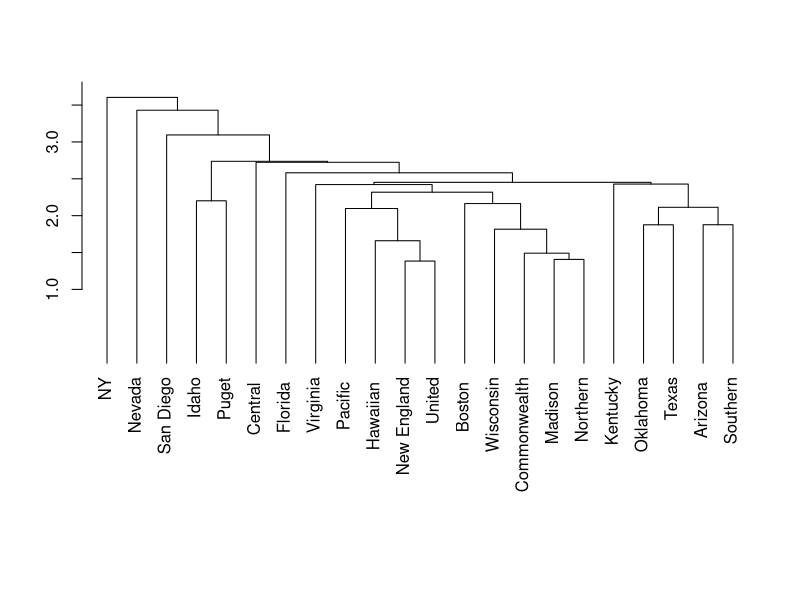
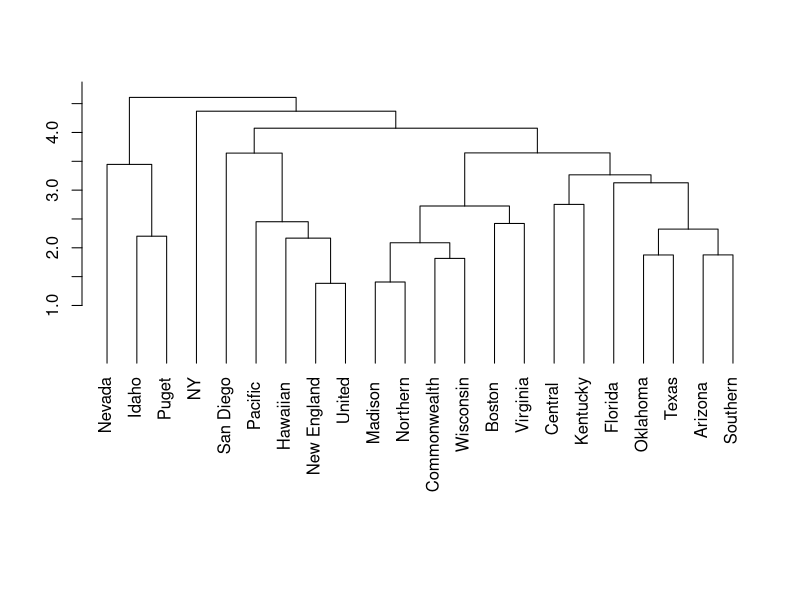
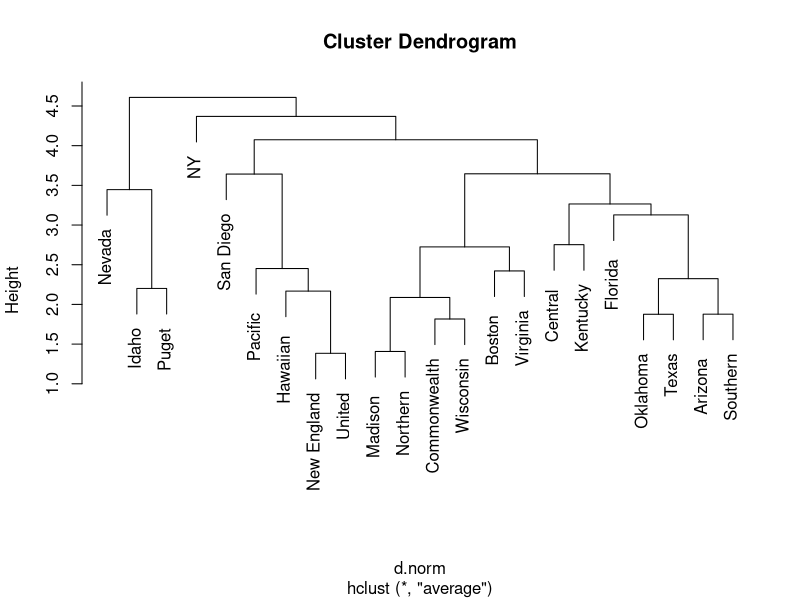
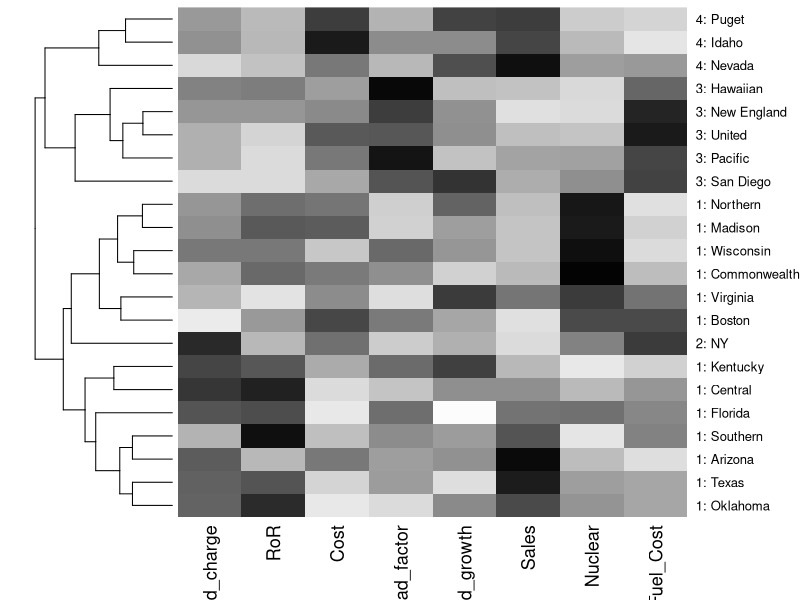

Generate these figures, in order, with R:
#import utilities.df
utilities.df <- read.csv("Utilities.csv")
View(utilities.df)

# set row names to the Company name column
row.names(utilities.df) <- utilities.df[,1]

# remove the Company name column
utilities.df <- utilities.df[,-1]
d <- dist(utilities.df, method = "euclidean")
print(d)

# normalize utilities.df variables so all variables have mean of 0 and sd of 1
utilities.df.norm <- scale(utilities.df, center = TRUE, scale = TRUE)
View(utilities.df.norm)

# calculate normalized distance based on all 8 variables  
d.norm <- dist(utilities.df.norm, method = "euclidean")
m <- as.matrix(d.norm)



#In hclust() set argument method = to "ward.D", "single", "complete", "average", "median", or "centroid"
#Hierarchical clustering using "single" distance measure
hc1 <- hclust(d.norm, method = "single")

hc1
str(hc1)
#display dendogram of hc1
#hang: hang -1 adjusts cluster names so that names appear on x axis
#ann: a logical value indicating whether the default annotation (title and x and y axis labels) 
#should appear on the plot.
plot(hc1, hang = -1, ann = FALSE)

#Hierarchical clustering using "average" distance measure
hc2 <- hclust(d.norm, method = "average")
plot(hc2, hang = -1, ann = FALSE)

plot(hc2)
#assign observations to '6' clusters using splits depicted in map
memb <- cutree(hc1, k = 4)

View(memb)
write.csv(memb, "hc_single.csv")

#assign observations to '6' clusters using splits depicted in map
memb_average <- cutree(hc2, k = 4)
View(memb_average)
write.csv(memb_average, "hc_avg.csv")

# label clusters and add company name
row.names(utilities.df.norm) <- paste(memb_average, ": ", row.names(utilities.df.norm), sep = "")
View(utilities.df.norm)

# plot heatmap 
# rev() reverses the color mapping to large = dark
heatmap(as.matrix(utilities.df.norm), Colv = NA, hclustfun = hclust, 
        col=rev(paste("gray",1:99,sep="")))


#calculate cluster centers
library(dplyr)
cluster_v <- substr(row.names(utilities.df.norm), 1, 1)
df <- data.frame(cluster_v, utilities.df.norm)
cluster_centers <- df %>% group_by(cluster_v) %>% summarise(FixedChargeMean = mean(Fixed_charge),
                                                            RoRMean = mean(RoR),
                                                            CostMean = mean(Cost),
                                                            LoadFactorMean = mean(Load_factor),
                                                            DemandGrowthMean = mean(Demand_growth),
                                                            SalesMean = mean(Sales),
                                                            NuclearMean = mean(Nuclear),
                                                            FuelCostMean = mean(Fuel_Cost)
)
View(cluster_centers)    
write.csv(cluster_centers,'cluster_centers.csv')
